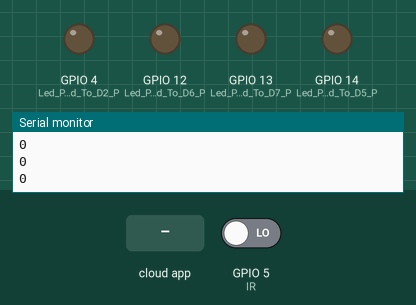
Recording of a sketch running on a simulated ESP8266 (NodeMCU). On the bench: output pins drawn as LEDs (lit = HIGH), the last lines printed to the serial monitor. Dashed ring = blinking. The test bench sets the inputs (shaded band); at power-on: GPIO 5 (IR) LOW. WiFi joins after 1.5 s; servers stay silent unless stated; the Firebase database answers and starts empty.

Above: at 2.7 s.
2.8 s: the phone or cloud app sets activado to 1
At 3.7 s:
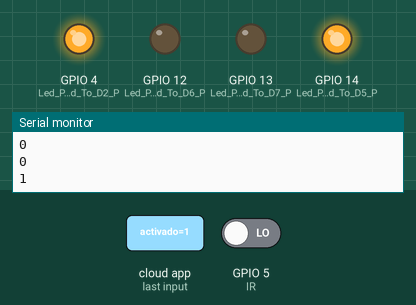
4.6 s: the phone or cloud app sets procesando to 0
At 5.3 s:
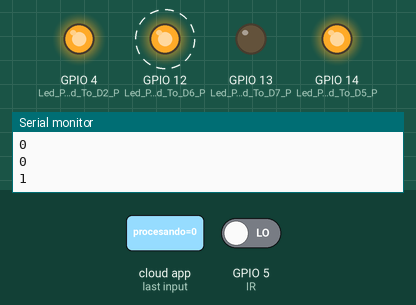
7.6 s: the phone or cloud app sets activado to 0
At 9.8 s:
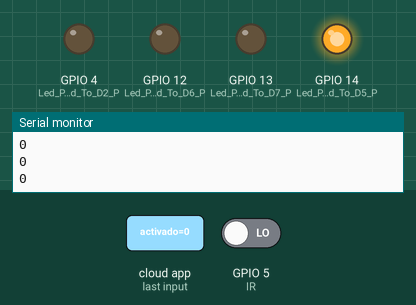
Timing chart, 0 to 11.3 s (numbered marks = the images above; inputs shaded):
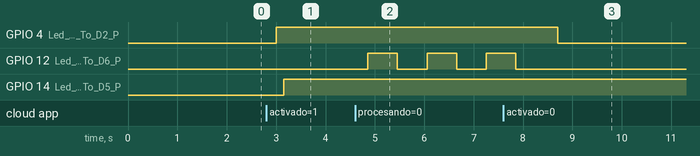

Measured:
- after the input at 2.8 s, GPIO 4 (Led_Pin_Connected_To_D2_P): LOW → HIGH after 0.20 s; GPIO 14 (Led_Pin_Connected_To_D5_P): LOW → HIGH after 0.35 s
- after the input at 4.6 s, GPIO 12 (Led_Pin_Connected_To_D6_P): alternates HIGH for 0.60 s and LOW for 0.60 s, starting after 0.26 s
- after the input at 7.6 s, GPIO 4 (Led_Pin_Connected_To_D2_P): HIGH → LOW after 1.1 s

The sketch:

salida_movimiento.ino
```cpp
#include <ESP8266WiFi.h>   //node mcu


#include "FirebaseESP8266.h"


//Firebase settings
 #define project "parkiate-ki-default-rtdb.firebaseio.com"
#define secret "zofO8ckeIRWjFSqMT92wgNcPCUgXfkyyICunMnKH"

#define ssid "Le Sserafim"
#define password "579!!Oo296"


FirebaseData data_park;

const String id_parqueo="-Mq73KmXyn-fx7tlnIQn";


// Id de sensor
String id1= "camara_salida";


// Rutas para cambiar el valor   : /Parking_Status/parqueo1/p1

String activado= "/Parking_Status/"+id_parqueo+"/"+id1+"/activado";
String objeto= "/Parking_Status/"+id_parqueo+"/"+id1+"/objeto";
String procesando= "/Parking_Status/"+id_parqueo+"/"+id1+"/procesando";
String success= "/Parking_Status/"+id_parqueo+"/"+id1+"/success";

bool valor_activado;

bool valor_procesando;

bool valor_success;


 int val = 0 ;
 void setup()
 {
   Serial.begin(9600); // sensor buart rate


    WiFi.begin(ssid,password);
  while(WiFi.status() != WL_CONNECTED)
  {
    delay(100);
    Serial.print(".");
  }

  Firebase.begin(project,secret);


      pinMode(4,HIGH);  // Led Pin Connected To D2 Pin

   pinMode(14,HIGH);  // Led Pin Connected To D5 Pin


   pinMode(12,HIGH);  // Led Pin Connected To D6 Pin


   pinMode(13,HIGH);  // Led Pin Connected To D7 Pin

/*
                           Firebase.setBool(data_park,activado, true );  // send bool to firebase
                        Firebase.setBool(data_park,objeto, false );  // send bool to firebase
                        Firebase.setBool(data_park,procesando, false );  // send bool to firebase
                        Firebase.setBool(data_park,success, false );  // send bool to firebase
*/


 }
 void loop()
 {
  val = digitalRead(5); // IR Sensor output pin connected to D1
  Serial.println(val);  // see the value in serial m0nitor in Arduino IDE
  delay(100);      // for timer


/*  para success y warning
 *
 *
      digitalWrite(12,LOW);  // Led Pin Connected To D6 Pin

                        Firebase.setBool(data_park,warning, false );  // send bool to firebase


                              digitalWrite(12,HIGH);  // Led Pin Connected To D6 Pin


v                  Firebase.setBool(data_park,warning, true );  // send bool to firebase


*/


/* para  success


      digitalWrite(13,LOW);  // Led Pin Connected To D7 Pin


     digitalWrite(13,HIGH);  // Led Pin Connected To D7 Pin

                        Firebase.setBool(data_park,success, false );  // send bool to firebase


                                          Firebase.setBool(data_park,success, true );  // send bool to firebase


*/


 Firebase.getBool(data_park, activado);
 valor_activado = data_park.boolData();

   Serial.println(valor_activado);  // see the value in serial m0nitor in Arduino IDE


if(valor_activado){

   digitalWrite(4,HIGH);

  if(val == 1 )
  {

   //El unico valor que es afectado es el de objeto


     digitalWrite(14,LOW); // LED OFF


                  Firebase.setBool(data_park,objeto, false );  // send bool to firebase


                 //   delay(1000);      // for timer


  }
  else
  {

                      Firebase.setBool(data_park,objeto, true );  // send bool to firebase


   digitalWrite(14,HIGH); // LED ON

                          Firebase.setBool(data_park,procesando, true );  // send bool to firebase


 Firebase.getBool(data_park, procesando);
 valor_procesando = data_park.boolData();


 while(valor_procesando){
delay(100);

 Firebase.getBool(data_park, procesando);
 valor_procesando = data_park.boolData();

 }

//AQUI SALE DEL WHILE DEBEMOS VER SI LA RESPUESTA FUE SATISFACTORIA O NO, SI LO ES PRENDER VERDE SINO PRENDER AMARILLO


 Firebase.getBool(data_park, success);
 valor_success = data_park.boolData();

   if(valor_success)
  {

  digitalWrite(13,HIGH);

  delay(600);

    digitalWrite(13,LOW);

  delay(600);

  digitalWrite(13,HIGH);

  delay(600);


  digitalWrite(13,LOW);

  delay(600);


  digitalWrite(13,HIGH);

  delay(600);


  digitalWrite(13,LOW);

  delay(600);


  }

  else{
      digitalWrite(12,HIGH);

      delay(600);

              digitalWrite(12,LOW);

      delay(600);

        digitalWrite(12,HIGH);

      delay(600);

              digitalWrite(12,LOW);

      delay(600);

        digitalWrite(12,HIGH);

      delay(600);

              digitalWrite(12,LOW);

      delay(600);


    }


                  //        Firebase.setBool(data_park,procesando, false );  // send bool to firebase


}

}
else{

   digitalWrite(4,LOW);


}

 }
```
